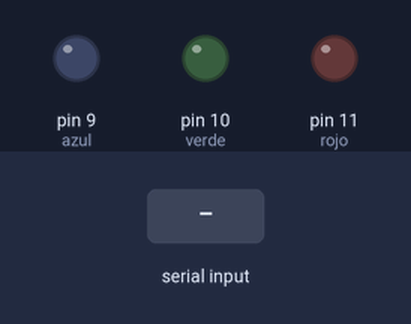
Simulated run of this sketch. Board: Arduino Uno, built with avr-gcc and run on an emulated ATmega328P. Shown: output pins drawn as LEDs (lit = HIGH). The test bench sets the inputs (shaded band).

Above: at 1.2 s.
1.3 s: "r" received over Serial
At 2.2 s:
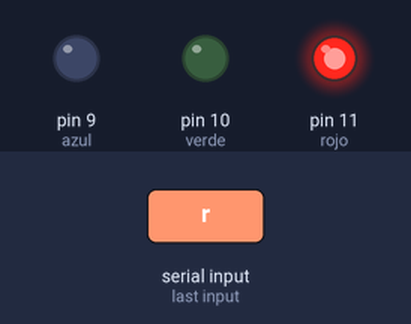
2.8 s: "v" received over Serial
At 3.3 s:
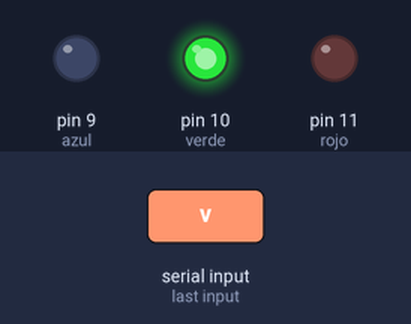
4.3 s: "a" received over Serial
At 5.7 s:
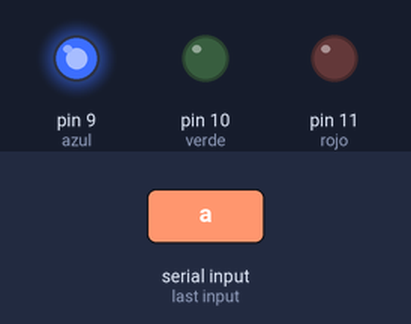
Timing chart, 0 to 7.3 s (numbered marks = the images above; inputs shaded):
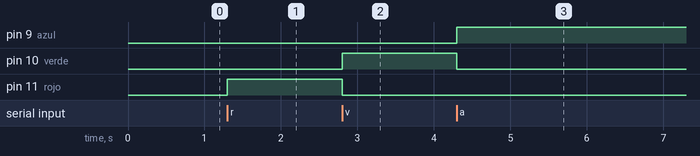

The sketch:

sketch_may26a.ino
```cpp
int rojo = 11;
int verde = 10;
int azul = 9;

int option;

void setup(){
  Serial.begin(9600);
  pinMode(rojo, OUTPUT);
  pinMode(verde, OUTPUT);
  pinMode(azul, OUTPUT);
}

void loop(){
  //si existe datos disponibles los leemos
  if (Serial.available()>0){
    //leemos la opcion enviada
    option=Serial.read();
    if(option=='r') {
      analogWrite(rojo, 255);
      analogWrite(verde, 0);
      analogWrite(azul, 0);
      //Serial.println("Rojo");
    }
    if(option=='v') {
      analogWrite(verde, 255);
      analogWrite(rojo, 0);
      analogWrite(azul, 0);
      //Serial.println("Verde");
    }
    if(option=='a') {
      analogWrite(azul, 255);
      analogWrite(rojo, 0);
      analogWrite(verde, 0);
      //Serial.println("Azul");
    }
  }
}
```

Measured:
- after the input at 1.3 s, pin 11 (rojo): LOW → HIGH at once
- after the input at 2.8 s, pin 10 (verde): LOW → HIGH at once; pin 11 (rojo): HIGH → LOW at once
- after the input at 4.3 s, pin 9 (azul): LOW → HIGH at once; pin 10 (verde): HIGH → LOW at once
